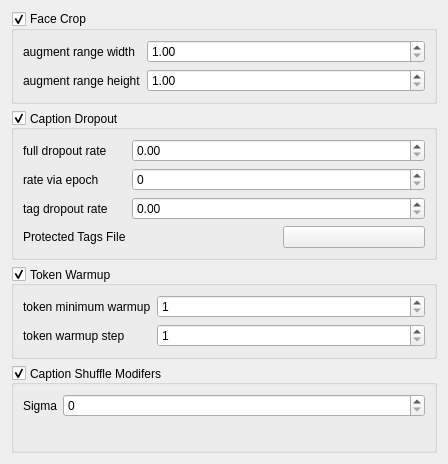
<?xml version="1.0" encoding="UTF-8"?>
<ui version="4.0">
 <class>sub_dataset_extra_input</class>
 <widget class="QWidget" name="sub_dataset_extra_input">
  <property name="geometry">
   <rect>
    <x>0</x>
    <y>0</y>
    <width>448</width>
    <height>464</height>
   </rect>
  </property>
  <property name="minimumSize">
   <size>
    <width>448</width>
    <height>0</height>
   </size>
  </property>
  <property name="windowTitle">
   <string>Form</string>
  </property>
  <layout class="QVBoxLayout" name="verticalLayout">
   <item>
    <widget class="QGroupBox" name="face_crop_group">
     <property name="enabled">
      <bool>true</bool>
     </property>
     <property name="toolTip">
      <string>&lt;html&gt;&lt;head/&gt;&lt;body&gt;&lt;p&gt;Face Crop Creates extra images in the dataset that are crops of faces within the dataset. The ranges represent the size of the crops&lt;/p&gt;&lt;/body&gt;&lt;/html&gt;</string>
     </property>
     <property name="title">
      <string>Face Crop</string>
     </property>
     <property name="checkable">
      <bool>true</bool>
     </property>
     <property name="checked">
      <bool>true</bool>
     </property>
     <layout class="QFormLayout" name="formLayout_4">
      <item row="0" column="0">
       <widget class="QLabel" name="face_crop_width_label">
        <property name="enabled">
         <bool>true</bool>
        </property>
        <property name="text">
         <string>augment range width</string>
        </property>
       </widget>
      </item>
      <item row="0" column="1">
       <widget class="DoubleSpinBox" name="face_crop_width_input">
        <property name="enabled">
         <bool>true</bool>
        </property>
        <property name="maximumSize">
         <size>
          <width>16777215</width>
          <height>16777215</height>
         </size>
        </property>
        <property name="focusPolicy">
         <enum>Qt::FocusPolicy::StrongFocus</enum>
        </property>
        <property name="toolTip">
         <string/>
        </property>
        <property name="decimals">
         <number>2</number>
        </property>
        <property name="minimum">
         <double>1.000000000000000</double>
        </property>
        <property name="maximum">
         <double>16777215.000000000000000</double>
        </property>
        <property name="value">
         <double>1.000000000000000</double>
        </property>
       </widget>
      </item>
      <item row="1" column="0">
       <widget class="QLabel" name="face_crop_height_label">
        <property name="enabled">
         <bool>true</bool>
        </property>
        <property name="text">
         <string>augment range height</string>
        </property>
       </widget>
      </item>
      <item row="1" column="1">
       <widget class="DoubleSpinBox" name="face_crop_height_input">
        <property name="enabled">
         <bool>true</bool>
        </property>
        <property name="focusPolicy">
         <enum>Qt::FocusPolicy::StrongFocus</enum>
        </property>
        <property name="decimals">
         <number>2</number>
        </property>
        <property name="minimum">
         <double>1.000000000000000</double>
        </property>
        <property name="maximum">
         <double>16777215.000000000000000</double>
        </property>
       </widget>
      </item>
     </layout>
    </widget>
   </item>
   <item>
    <widget class="QGroupBox" name="caption_dropout_group">
     <property name="enabled">
      <bool>true</bool>
     </property>
     <property name="toolTip">
      <string>&lt;html&gt;&lt;head/&gt;&lt;body&gt;&lt;p&gt;Caption Dropout is a way to cut out captions during training. This allows for the uncond portion of the model to be trained, however you don't want to set any of the values too high&lt;/p&gt;&lt;p&gt;Full dropout: drops out the whole caption - forces image-only learning by sometimes removing all text&lt;/p&gt;&lt;p&gt;Rate via epoch: Drops *all* captions every N epochs. 0 = disabled; 1 = dropped every epoch; &amp;gt;1 = once every N epochs&lt;/p&gt;&lt;p&gt;Tag dropout: randomly drops out/removes some tags to reduce overfitting on exact tags/wording (you can prevent certain tags from being dropped out using Keep Tags/Tokens or Protected Tags File. The latter is recommended)&lt;/p&gt;&lt;/body&gt;&lt;/html&gt;</string>
     </property>
     <property name="title">
      <string>Caption Dropout</string>
     </property>
     <property name="alignment">
      <set>Qt::AlignmentFlag::AlignLeading|Qt::AlignmentFlag::AlignLeft|Qt::AlignmentFlag::AlignVCenter</set>
     </property>
     <property name="checkable">
      <bool>true</bool>
     </property>
     <property name="checked">
      <bool>true</bool>
     </property>
     <layout class="QFormLayout" name="formLayout">
      <property name="leftMargin">
       <number>9</number>
      </property>
      <property name="topMargin">
       <number>9</number>
      </property>
      <property name="rightMargin">
       <number>9</number>
      </property>
      <property name="bottomMargin">
       <number>9</number>
      </property>
      <item row="0" column="0">
       <widget class="QLabel" name="caption_dropout_rate_label">
        <property name="enabled">
         <bool>true</bool>
        </property>
        <property name="sizePolicy">
         <sizepolicy hsizetype="Maximum" vsizetype="Preferred">
          <horstretch>0</horstretch>
          <verstretch>0</verstretch>
         </sizepolicy>
        </property>
        <property name="text">
         <string>full dropout rate</string>
        </property>
       </widget>
      </item>
      <item row="0" column="1">
       <widget class="DoubleSpinBox" name="caption_dropout_rate_input">
        <property name="enabled">
         <bool>true</bool>
        </property>
        <property name="focusPolicy">
         <enum>Qt::FocusPolicy::StrongFocus</enum>
        </property>
        <property name="toolTip">
         <string>&lt;html&gt;&lt;head/&gt;&lt;body&gt;&lt;p&gt;The default rate that any one caption file gets dropped.&lt;/p&gt;&lt;/body&gt;&lt;/html&gt;</string>
        </property>
        <property name="prefix">
         <string/>
        </property>
        <property name="decimals">
         <number>2</number>
        </property>
        <property name="minimum">
         <double>0.000000000000000</double>
        </property>
        <property name="maximum">
         <double>1.000000000000000</double>
        </property>
        <property name="singleStep">
         <double>0.010000000000000</double>
        </property>
        <property name="stepType">
         <enum>QAbstractSpinBox::StepType::DefaultStepType</enum>
        </property>
       </widget>
      </item>
      <item row="1" column="0">
       <widget class="QLabel" name="caption_epoch_dropout_label">
        <property name="enabled">
         <bool>true</bool>
        </property>
        <property name="toolTip">
         <string>&lt;html&gt;&lt;head/&gt;&lt;body&gt;&lt;p&gt;This sets how often &lt;span style=&quot; font-weight:700;&quot;&gt;ALL&lt;/span&gt; captions gets dropped (full dropout). So if you have this set to 1, then &lt;span style=&quot; font-weight:700;&quot;&gt;ALL&lt;/span&gt; captions will be dropped &lt;span style=&quot; font-weight:700;&quot;&gt;every&lt;/span&gt; epoch. If you use this, you should set this higher than 1. Set to 0 to disable&lt;/p&gt;&lt;/body&gt;&lt;/html&gt;</string>
        </property>
        <property name="text">
         <string>rate via epoch</string>
        </property>
       </widget>
      </item>
      <item row="1" column="1">
       <widget class="SpinBox" name="caption_epoch_dropout_input">
        <property name="enabled">
         <bool>true</bool>
        </property>
        <property name="focusPolicy">
         <enum>Qt::FocusPolicy::StrongFocus</enum>
        </property>
        <property name="toolTip">
         <string>&lt;html&gt;&lt;head/&gt;&lt;body&gt;&lt;p&gt;This sets how often &lt;span style=&quot; font-weight:700;&quot;&gt;ALL&lt;/span&gt; captions gets dropped (full dropout). So if you have this set to 1, then &lt;span style=&quot; font-weight:700;&quot;&gt;ALL&lt;/span&gt; captions will be dropped &lt;span style=&quot; font-weight:700;&quot;&gt;every&lt;/span&gt; epoch. If you use this, you should set this higher than 1. Set to 0 to disable&lt;/p&gt;&lt;/body&gt;&lt;/html&gt;</string>
        </property>
        <property name="minimum">
         <number>0</number>
        </property>
        <property name="value">
         <number>0</number>
        </property>
       </widget>
      </item>
      <item row="2" column="0">
       <widget class="QLabel" name="caption_tag_dropout_label">
        <property name="enabled">
         <bool>true</bool>
        </property>
        <property name="text">
         <string>tag dropout rate</string>
        </property>
       </widget>
      </item>
      <item row="2" column="1">
       <widget class="DoubleSpinBox" name="caption_tag_dropout_input">
        <property name="enabled">
         <bool>true</bool>
        </property>
        <property name="sizePolicy">
         <sizepolicy hsizetype="Minimum" vsizetype="Fixed">
          <horstretch>0</horstretch>
          <verstretch>0</verstretch>
         </sizepolicy>
        </property>
        <property name="focusPolicy">
         <enum>Qt::FocusPolicy::StrongFocus</enum>
        </property>
        <property name="toolTip">
         <string>&lt;html&gt;&lt;head/&gt;&lt;body&gt;&lt;p&gt;The default rate that any one caption tag gets dropped.&lt;/p&gt;&lt;/body&gt;&lt;/html&gt;</string>
        </property>
        <property name="decimals">
         <number>2</number>
        </property>
        <property name="minimum">
         <double>0.000000000000000</double>
        </property>
        <property name="maximum">
         <double>1.000000000000000</double>
        </property>
        <property name="singleStep">
         <double>0.010000000000000</double>
        </property>
        <property name="stepType">
         <enum>QAbstractSpinBox::StepType::DefaultStepType</enum>
        </property>
       </widget>
      </item>
      <item row="3" column="0">
       <widget class="QLabel" name="protected_tags_label">
        <property name="enabled">
         <bool>true</bool>
        </property>
        <property name="toolTip">
         <string>&lt;html&gt;&lt;head/&gt;&lt;body&gt;&lt;p&gt;A '.txt' file containing tags to protect from caption tag dropout (one tag per line). Similar to 'Keep Tags/Tokens' except that protected tags work with shuffle captions to allow less stiff prompting&lt;/p&gt;&lt;/body&gt;&lt;/html&gt;</string>
        </property>
        <property name="text">
         <string>Protected Tags File</string>
        </property>
       </widget>
      </item>
      <item row="3" column="1">
       <layout class="QGridLayout" name="protected_tags_grid">
        <property name="horizontalSpacing">
         <number>8</number>
        </property>
        <item row="0" column="0">
         <widget class="DragDropLineEdit" name="protected_tags_input" native="true">
          <property name="enabled">
           <bool>true</bool>
          </property>
          <property name="toolTip">
           <string>&lt;html&gt;&lt;head/&gt;&lt;body&gt;&lt;p&gt;A '.txt' file containing tags to protect from caption tag dropout (one tag per line). Similar to 'Keep Tags/Tokens' except that protected tags work with shuffle captions to allow less stiff prompting&lt;/p&gt;&lt;/body&gt;&lt;/html&gt;</string>
          </property>
          <property name="placeholderText" stdset="0">
           <string>Protected Tags File</string>
          </property>
         </widget>
        </item>
        <item row="0" column="1">
         <widget class="QPushButton" name="protected_tags_selector">
          <property name="enabled">
           <bool>true</bool>
          </property>
          <property name="toolTip">
           <string>&lt;html&gt;&lt;head/&gt;&lt;body&gt;&lt;p&gt;A '.txt' file containing tags to protect from caption tag dropout (one tag per line). Similar to 'Keep Tags/Tokens' except that protected tags work with shuffle captions to allow less stiff prompting&lt;/p&gt;&lt;/body&gt;&lt;/html&gt;</string>
          </property>
          <property name="text">
           <string/>
          </property>
         </widget>
        </item>
       </layout>
      </item>
     </layout>
    </widget>
   </item>
   <item>
    <widget class="QGroupBox" name="token_warmup_group">
     <property name="enabled">
      <bool>true</bool>
     </property>
     <property name="toolTip">
      <string>&lt;html&gt;&lt;head/&gt;&lt;body&gt;&lt;p&gt;Token Warmup is a way to add tokens into the training data as the training continues&lt;/p&gt;&lt;/body&gt;&lt;/html&gt;</string>
     </property>
     <property name="title">
      <string>Token Warmup</string>
     </property>
     <property name="alignment">
      <set>Qt::AlignmentFlag::AlignLeading|Qt::AlignmentFlag::AlignLeft|Qt::AlignmentFlag::AlignVCenter</set>
     </property>
     <property name="checkable">
      <bool>true</bool>
     </property>
     <property name="checked">
      <bool>true</bool>
     </property>
     <layout class="QFormLayout" name="formLayout_3">
      <item row="0" column="0">
       <widget class="QLabel" name="token_minimum_warmup_label">
        <property name="enabled">
         <bool>true</bool>
        </property>
        <property name="text">
         <string>token minimum warmup</string>
        </property>
       </widget>
      </item>
      <item row="0" column="1">
       <widget class="SpinBox" name="token_minimum_warmup_input">
        <property name="enabled">
         <bool>true</bool>
        </property>
        <property name="focusPolicy">
         <enum>Qt::FocusPolicy::StrongFocus</enum>
        </property>
        <property name="toolTip">
         <string>&lt;html&gt;&lt;head/&gt;&lt;body&gt;&lt;p&gt;This is the minimum number of tags to be learned at the beginning of the warmup period.&lt;/p&gt;&lt;/body&gt;&lt;/html&gt;</string>
        </property>
        <property name="minimum">
         <number>1</number>
        </property>
        <property name="maximum">
         <number>255</number>
        </property>
       </widget>
      </item>
      <item row="1" column="0">
       <widget class="QLabel" name="token_warmup_step_label">
        <property name="enabled">
         <bool>true</bool>
        </property>
        <property name="text">
         <string>token warmup step</string>
        </property>
       </widget>
      </item>
      <item row="1" column="1">
       <widget class="SpinBox" name="token_warmup_step_input">
        <property name="enabled">
         <bool>true</bool>
        </property>
        <property name="focusPolicy">
         <enum>Qt::FocusPolicy::StrongFocus</enum>
        </property>
        <property name="toolTip">
         <string>&lt;html&gt;&lt;head/&gt;&lt;body&gt;&lt;p&gt;The highest step before the warmup is complete. Every step past that uses the full captions.&lt;/p&gt;&lt;/body&gt;&lt;/html&gt;</string>
        </property>
        <property name="minimum">
         <number>1</number>
        </property>
       </widget>
      </item>
     </layout>
    </widget>
   </item>
   <item>
    <widget class="QGroupBox" name="shuffle_caption_group">
     <property name="enabled">
      <bool>true</bool>
     </property>
     <property name="title">
      <string>Caption Shuffle Modifers</string>
     </property>
     <property name="alignment">
      <set>Qt::AlignmentFlag::AlignLeading|Qt::AlignmentFlag::AlignLeft|Qt::AlignmentFlag::AlignVCenter</set>
     </property>
     <property name="checkable">
      <bool>true</bool>
     </property>
     <property name="checked">
      <bool>true</bool>
     </property>
     <layout class="QFormLayout" name="captionShuffleFormLayout">
      <item row="0" column="0">
       <widget class="QLabel" name="shuffle_caption_sigma_label">
        <property name="enabled">
         <bool>true</bool>
        </property>
        <property name="text">
         <string>Sigma</string>
        </property>
       </widget>
      </item>
      <item row="0" column="1">
       <widget class="SpinBox" name="shuffle_caption_sigma_input">
        <property name="enabled">
         <bool>true</bool>
        </property>
        <property name="focusPolicy">
         <enum>Qt::FocusPolicy::StrongFocus</enum>
        </property>
        <property name="minimum">
         <number>0</number>
        </property>
        <property name="maximum">
         <number>512</number>
        </property>
        <property name="singleStep">
         <number>1</number>
        </property>
       </widget>
      </item>
     </layout>
    </widget>
   </item>
  </layout>
 </widget>
 <customwidgets>
  <customwidget>
   <class>SpinBox</class>
   <extends>QSpinBox</extends>
   <header>modules.ScrollOnSelect.h</header>
  </customwidget>
  <customwidget>
   <class>DoubleSpinBox</class>
   <extends>QDoubleSpinBox</extends>
   <header>modules.ScrollOnSelect.h</header>
  </customwidget>
  <customwidget>
   <class>DragDropLineEdit</class>
   <extends>QWidget</extends>
   <header>dragdroplineedit.h</header>
  </customwidget>
 </customwidgets>
 <resources/>
 <connections/>
</ui>
